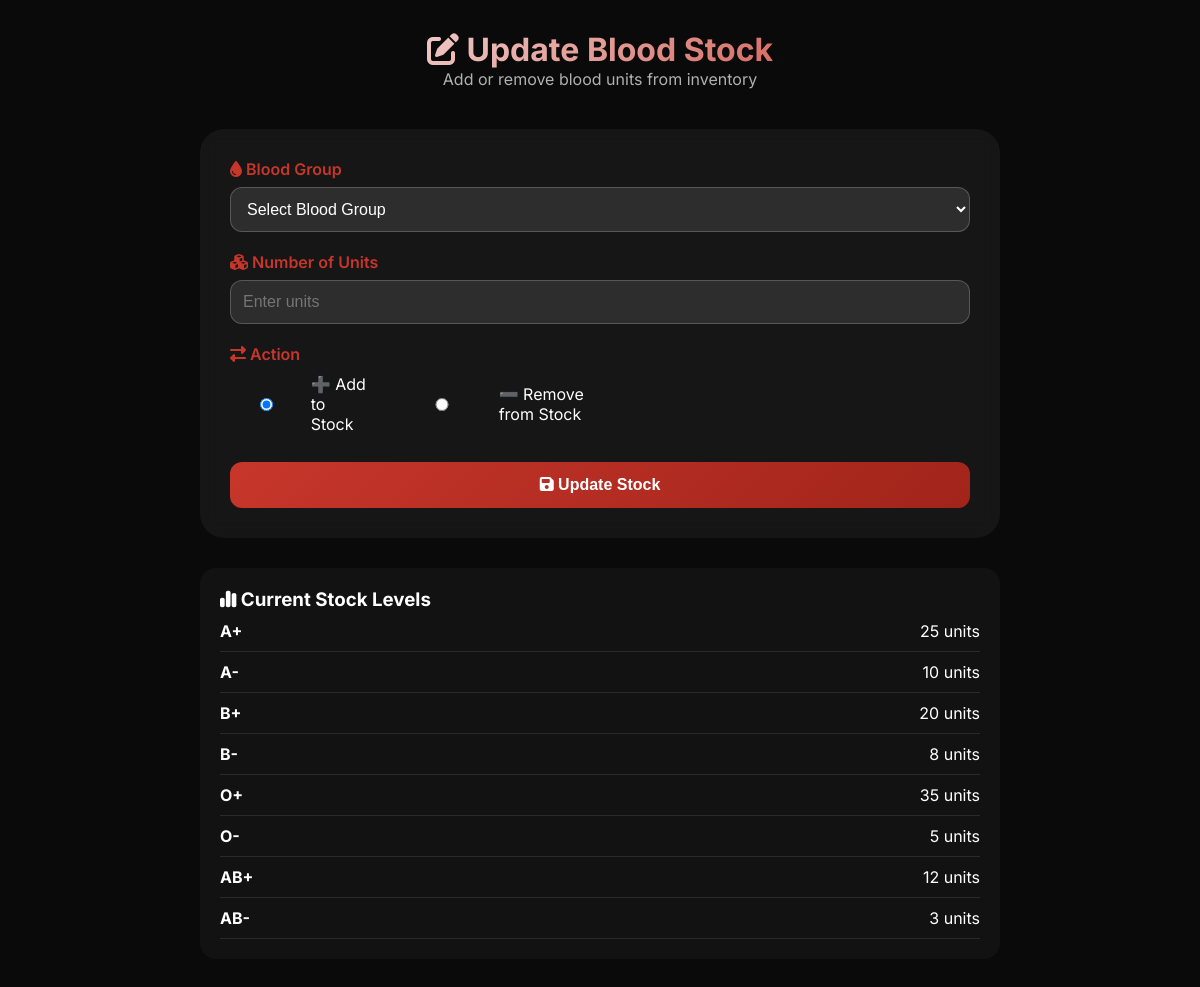
Page /dashboard/update_stock.php (signed in) on the committed database.
### tables this page shows
CREATE TABLE blood_stock (
    id INT PRIMARY KEY AUTO_INCREMENT,
    blood_group VARCHAR(5) UNIQUE NOT NULL,
    units_available INT DEFAULT 0,
    last_updated TIMESTAMP DEFAULT CURRENT_TIMESTAMP ON UPDATE CURRENT_TIMESTAMP,
    INDEX idx_blood_group (blood_group)
);

### dashboard/update_stock.php (the view, shortened to what this page needs)
<?php
include("../database/connection.php");
$stock = mysqli_query($conn, "SELECT * FROM blood_stock");
?>
<!DOCTYPE html>
<html lang="en">
<head>
    <link rel="stylesheet" href="https://cdnjs.cloudflare.com/ajax/libs/font-awesome/6.5.1/css/all.min.css">
</head>
<body>
<div class="container">
    <div class="header">
        <h1><i class="fas fa-edit"></i> Update Blood Stock</h1>
        <p style="color: #b0b0b0;">Add or remove blood units from inventory</p>
    </div>
    <div class="update-card">
        <form id="updateForm">
            <div class="form-group">
                <label><i class="fas fa-tint"></i> Blood Group</label>
                <select id="bloodGroup" required>
                    <option value="">Select Blood Group</option>
                </select>
            </div>
            <div class="form-group">
                <label><i class="fas fa-cubes"></i> Number of Units</label>
                <input type="number" id="units" min="1" required placeholder="Enter units">
            </div>
            <div class="form-group">
                <label><i class="fas fa-exchange-alt"></i> Action</label>
                <div class="radio-group">
                    <label>
                        <input type="radio" name="action" value="add" checked> ➕ Add to Stock
                    </label>
                    <label>
                        <input type="radio" name="action" value="remove"> ➖ Remove from Stock
                    </label>
                </div>
            </div>
            <button type="submit"><i class="fas fa-save"></i> Update Stock</button>
        </form>
    </div>
    <div class="current-stock">
        <h3><i class="fas fa-chart-simple"></i> Current Stock Levels</h3>
        <div id="stockList">
            <?php while ($row = mysqli_fetch_assoc($stock)): ?>
            <div class="stock-item">
                <span><strong><?= $row['blood_group'] ?></strong></span>
                <span id="stock-<?= $row['blood_group'] ?>"><?= $row['units_available'] ?> units</span>
            </div>
            <?php endwhile; ?>
        </div>
    </div>
</div>
</body>
</html>

### dashboard/update_stock.php (style rules this page uses)
* { margin: 0; padding: 0; box-sizing: border-box; }
body { font-family: 'Inter', sans-serif; background: #0a0a0a; color: #ffffff; padding: 30px; }
.container { max-width: 800px; margin: 0 auto; }
.header { text-align: center; margin-bottom: 40px; }
.header h1 { font-size: 2rem; background: linear-gradient(135deg, #fff, #c7362b); -webkit-background-clip: text; background-clip: text; color: transparent; }
.update-card { background: rgba(255, 255, 255, 0.05); backdrop-filter: blur(10px); border-radius: 24px; padding: 30px; margin-bottom: 30px; }
.form-group { margin-bottom: 20px; }
label { display: block; margin-bottom: 8px; color: #c7362b; font-weight: 600; }
select, input { width: 100%; padding: 12px; background: rgba(255, 255, 255, 0.1); border: 1px solid rgba(255, 255, 255, 0.2); border-radius: 12px; color: white; font-size: 1rem; }
.radio-group { display: flex; gap: 20px; margin-top: 10px; }
.radio-group label { display: flex; align-items: center; gap: 8px; color: white; font-weight: normal; }
button { width: 100%; padding: 14px; background: linear-gradient(135deg, #c7362b, #a1241a); border: none; border-radius: 12px; color: white; font-size: 1rem; font-weight: 600; cursor: pointer; transition: 0.3s; }
.current-stock { background: rgba(255, 255, 255, 0.03); border-radius: 16px; padding: 20px; }
.stock-item { display: flex; justify-content: space-between; padding: 10px 0; border-bottom: 1px solid rgba(255, 255, 255, 0.1); }

### rows in the picture
blood_stock: blood_group "A+", units_available "25"
blood_stock: blood_group "A-", units_available "10"
blood_stock: blood_group "B+", units_available "20"
blood_stock: blood_group "B-", units_available "8"
blood_stock: blood_group "O+", units_available "35"
blood_stock: blood_group "O-", units_available "5"
blood_stock: blood_group "AB+", units_available "12"
blood_stock: blood_group "AB-", units_available "3"
